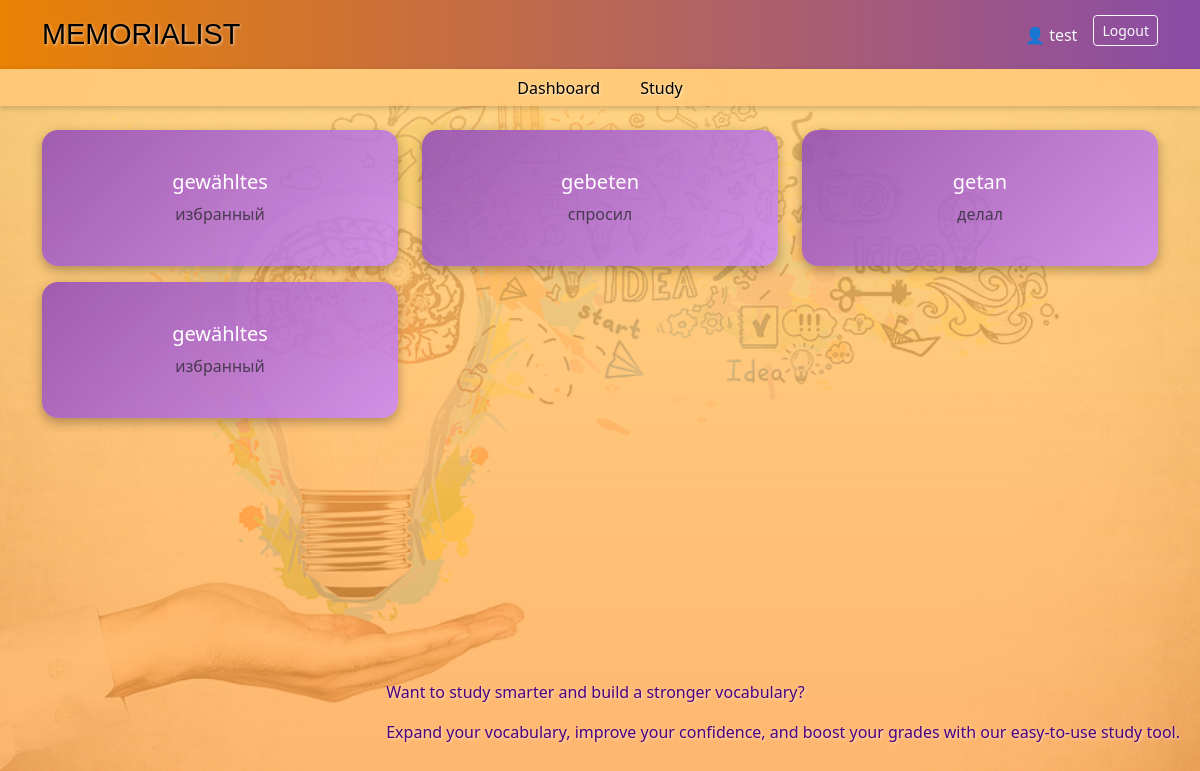
The page / (signed in) on the database its author committed.
### tables this page shows
CREATE TABLE cards (
    id INTEGER PRIMARY KEY AUTOINCREMENT,
    user_id INTEGER NOT NULL,
    front TEXT NOT NULL,
    back TEXT NOT NULL,
    learned INTEGER DEFAULT 0,
    FOREIGN KEY (user_id) REFERENCES users(id)
);

### app.py (the view)
@app.route("/")
def index():
    user_id = session.get("user_id")
    cards = []
    if user_id:
        with get_db_connection() as conn:
            cards = conn.execute(
                "SELECT * FROM cards WHERE user_id = ? ORDER BY id DESC",
                (user_id,)
            ).fetchall()
    return render_template("index.html", cards=cards)

### helpers.py (called while the page is built)
def get_db_connection():
    conn = sqlite3.connect("cards.db")
    conn.row_factory = sqlite3.Row
    return conn

### templates/index.html
{% extends "layout.html" %}
{% block content %}
<div class="row">
    {% for card in cards %}
    <div class="col-md-4 mb-3">
        <div class="card card-preview">
            <div class="card-body">
                <h5 class="card-title">{{ card["front"] }}</h5>
                <p class="card-text text-muted">{{ card["back"] }}</p>
            </div>
        </div>
    </div>
    {% else %}
    <p>Add your first cards in Dashboard!</p>
    {% endfor %}
</div>
<div class="bottom-text">
    <p>Want to study smarter and build a stronger vocabulary?</p>
    <p>Expand your vocabulary, improve your confidence, and boost your grades with our easy-to-use study tool.</p>
</div>
{% endblock %}

### static/styles.css (style rules this page uses)
body { background-image: url("/static/images/background.jpg"); background-size: cover; background-position: center; background-repeat: no-repeat; background-attachment: fixed; color: #4b0082; text-shadow: 1px 1px 3px rgba(255, 255, 255, 0.6); }
body::before { content: ""; position: fixed; top: 0; left: 0; width: 100%; height: 100%; background: linear-gradient( rgba(255, 210, 120, 0.9), rgba(255, 150, 50, 0.7) ); z-index: -1; }
.bottom-text { position: absolute; right: 20px; bottom: 40px; }
.card-preview { background: linear-gradient( 135deg, rgba(150, 80, 180, 0.9), rgba(200, 130, 255, 0.8) ); color: #fff; border: none; box-shadow: 0 4px 12px rgba(0, 0, 0, 0.3); border-radius: 1rem; text-shadow: none; text-align: center; padding: 1.5rem; }

### rows shown on the page
cards: front "gewähltes", back "избранный"
cards: front "gebeten", back "спросил"
cards: front "getan", back "делал"
cards: front "gewähltes", back "избранный"

### other values the page prints
{{ session.get('username') }} "test"
